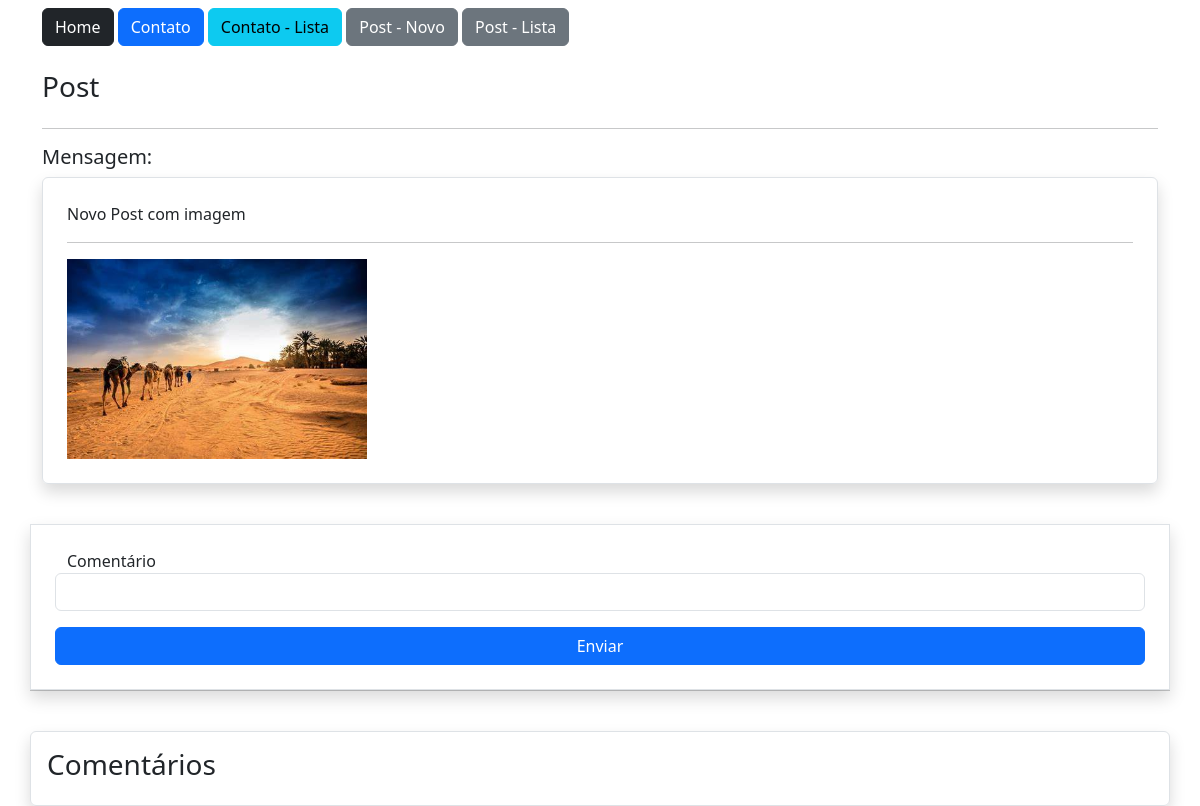
The app's page /post/2 (signed in) with its own data.
### estudo/models.py (models this page shows, shortened)
class Post(db.Model):
    id = db.Column(db.Integer, primary_key=True)
    data_criacao = db.Column(db.DateTime, default=datetime.utcnow())
    mensagem = db.Column(db.String, nullable=True)
    imagem = db.Column(db.String, nullable=True, default='default.png')
    user_id = db.Column(db.Integer, db.ForeignKey('user.id'), nullable=True)
    comentarios = db.relationship('PostComentarios', backref='post', lazy=True)

### estudo/views.py (the view)
@app.route('/post/<int:id>', methods=['GET', 'POST'])
@login_required
def PostDetail(id):
    post = Post.query.get(id)
    form = PostComentarioForm()
    if form.validate_on_submit():
        form.save(current_user.id, id)
        return redirect(url_for('PostDetail', id=id))
    return render_template('post.html', post=post, form=form)

### estudo/forms.py (shortened to what this page needs)
class PostComentarioForm(FlaskForm):
    comentario = StringField('Comentário', validators=[DataRequired()])
    btnSubmit = SubmitField('Enviar')

### estudo/models.py (called while the page is built)
@login_manager.user_loader
def load_user(user_id):
    return User.query.get(user_id)

### estudo/templates/post.html (shortened to what this page needs)
{% extends 'base.html' %}
{% block content %}
    <div class="container">
        {% include 'nav.html' %}
            <div class="row mt-4">
                <h3>Post</h3>
            </div>
            <hr>
            <div class="row">
                <div class="col-12">
                    <h5>Mensagem:</h5>
                    <div class="col-12 border rounded p-4 shadow">
                        {{post.mensagem}}
                        <hr>
                        <img src="{{ url_for('static', filename='data/post/{}'.format(post.imagem) ) }}" style="max-width: 300px;">
                    </div>
                </div>
                <div class="col-12 mt-3">
                    <form action="" method="post" class="row mt-4 p-4 rounde border shadow">
                        {{ form.comentario.label() }}
                        {{ form.comentario(class="form-control") }}
                        {{ form.btnSubmit(class="btn btn-primary col-12 mt-3") }}
                    </form>
                </div>
                <hr>
                <div class="col-12 mt-4 border rounded shadow p-3">
                    <h3>Comentários</h3>
                </div>
            </div>
    </div>
{% endblock %}

### records on screen
Post: mensagem "Novo Post com imagem", imagem (picture)
